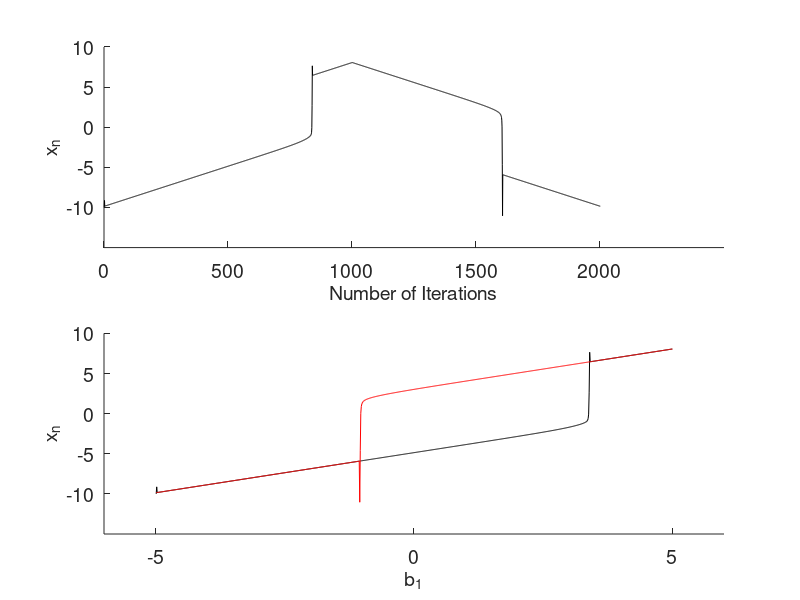

MATLAB code for this plot:
% Programs 18e - Bifurcation Diagram for a Simple Bistable Neuromodule.
% Chapter 18 - Neural Networks.
% Copyright Springer 2014. Stephen Lynch.

% Bifurcation diagram for a two-neuron module. (See Figure 18.15).
% Vary bias b1.
clear all
format long;
halfN=1000;N=2*halfN+1;N1=1+halfN;Max=10;a=1;alpha=0.3;
x=zeros(1,N);y=zeros(1,N);
b2=3;w11=7;w12=-4;w21=5;start=-5;
x(1)=-10;y(1)=-3;

% Ramp the power up
for n=1:halfN
    b1=(start+n*Max/halfN);
    x(n+1)=b1+w11*(exp(a*x(n))-exp(-a*x(n)))/(exp(a*x(n))+exp(-a*x(n)))+w12*(exp(alpha*y(n))-exp(-alpha*y(n)))/(exp(alpha*y(n))+exp(-alpha*y(n)));
    y(n+1)=b2+w21*(exp(a*x(n))-exp(-a*x(n)))/(exp(a*x(n))+exp(-a*x(n)));
end

% Ramp the power down
for n=N1:N
    b1=(start+2*Max-n*Max/halfN);
    x(n+1)=b1+w11*(exp(a*x(n))-exp(-a*x(n)))/(exp(a*x(n))+exp(-a*x(n)))+w12*(exp(alpha*y(n))-exp(-alpha*y(n)))/(exp(alpha*y(n))+exp(-alpha*y(n)));
    y(n+1)=b2+w21*(exp(a*x(n))-exp(-a*x(n)))/(exp(a*x(n))+exp(-a*x(n)));
end

% Plot the bifurcation diagrams
fsize=14;
subplot(2,1,1)
hold on
set(gca,'XTick',0:halfN/2:N,'FontSize',fsize);
set(gca,'YTick',-Max:5:Max,'FontSize',fsize);
plot(x(1:N),'-','MarkerSize',1,'color','k')
xlabel('Number of Iterations','FontSize',fsize);
ylabel('x_n','FontSize',fsize);
hold off
x1=zeros(1,N);w=zeros(1,N);

for n=1:halfN
    x1(n)=x(N+1-n);
    w(n)=start+n*Max/halfN;
end

subplot(2,1,2)
hold on
set(gca,'XTick',start:5:start+Max,'FontSize',fsize);
set(gca,'YTick',-Max:5:Max,'FontSize',fsize);
plot(w(1:halfN),x(1:halfN),'-','MarkerSize',1,'color','k');
plot(w(1:halfN),x1(1:halfN),'-','MarkerSize',1,'color','r');
xlabel('b_1','FontSize',fsize);
ylabel('x_n','FontSize',fsize);
hold off

% End of Programs 18e.
